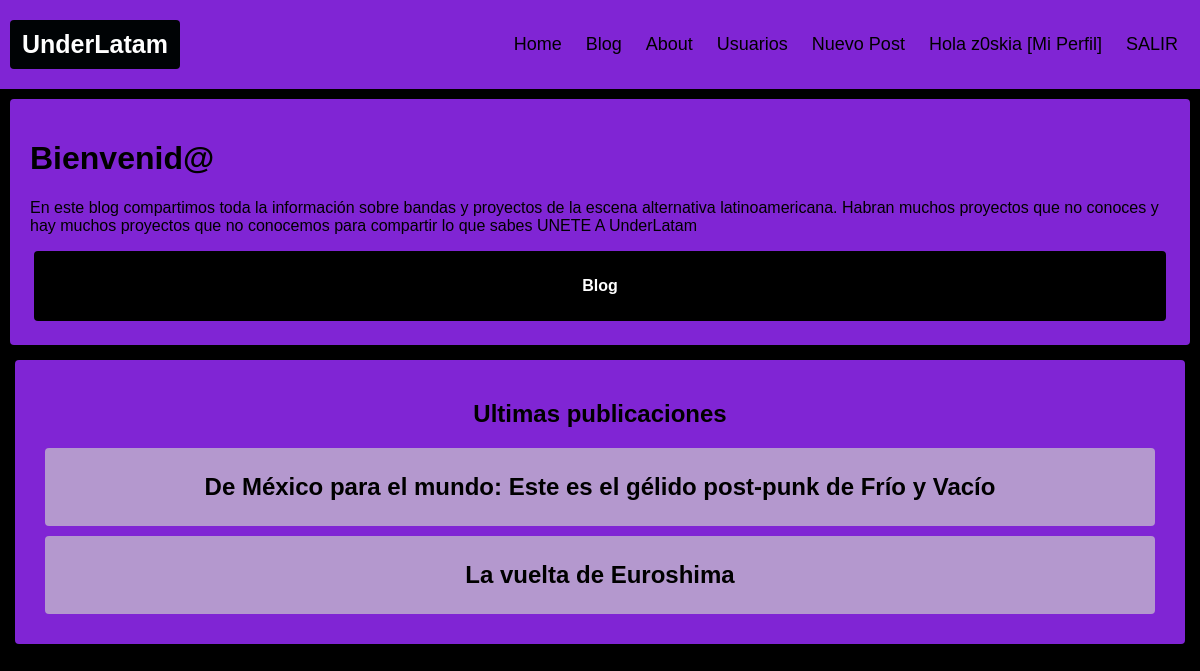
The app's page / (signed in) with its own data.
### blog/models.py (models this page shows, shortened)
class Post(models.Model):
    author = models.ForeignKey(settings.AUTH_USER_MODEL, on_delete=models.CASCADE)
    title = models.CharField(max_length=255)
    post_body = models.TextField()
    created_date = models.DateField(default=timezone.now)
    published_date = models.DateTimeField(blank=True, null=True)
    image_up = models.ImageField(upload_to='images/',)

### blog/views.py (the view)
# urls.py: path('', index, name='index'),
def index(request):
    posts = Post.objects.filter(published_date__lte=timezone.now()).order_by('-published_date')
    return render(request, 'blog/index.html', {'posts':posts})

### blog/templates/blog/index.html
{% extends 'blog/main.html' %}
{% load static %}
{% block changeContent %}
<div class="mainText">
<h1>Bienvenid@ </h1>
<p>
    En este blog compartimos toda la información sobre bandas y proyectos de la escena alternativa
    latinoamericana. Habran muchos proyectos que no conoces y hay muchos proyectos que no conocemos
    para compartir lo que sabes UNETE A UnderLatam
</p>
<div class="backButton"><a href=" {% url 'dash' %}"><h4>Blog</h4></a></div>
</div>
<div class="post">
    <div class="title">
        <h2>Ultimas publicaciones</h2>
    </div>
    {% for post in posts %}
    <div class="postElements">
        <h2><a href="{% url 'post_detail' pk=post.pk %}">{{ post.title }}</a></h2>
    </div>
    {% empty %}
    <h2>No hay publicaciones</h2>
    {% endfor %}
</div>
{% endblock %}

### blog/templates/blog/main.html (shortened to what this page needs)
<!DOCTYPE html>
<html lang="es">
<head>
    {% load static %}
    <link rel="stylesheet" href="{% static 'blog/css/styles.css' %}"/>
</head>
<body>
    <body>
        <div class="header">
          <a href="{% url 'index' %}" class="logo active">UnderLatam</a>
          <div class="header-right">
            <a href="{% url 'index' %}">Home</a>
            <a href="{% url 'dash' %}">Blog</a>
            <a href="{% url 'about' %}">About</a>
            {% if not request.user.is_authenticated %}
            <a href=" {% url 'login' %} ">Login</a>
            <a href=" {% url 'register' %} ">Registrate</a>
            {% else %}
            <a href=" {% url 'user_profiles' %}">Usuarios</a>
            <a href=" {% url 'new_post' %}">Nuevo Post</a>
            <a href=" {% url 'user_detail' user.id %} ">Hola {{user}} [Mi Perfil]</a>
            <a href="{% url 'logout' %}">SALIR</a>
            {% endif %}
          </div>
        </div>
    {% block changeContent %}
    {% endblock changeContent %}
</body>
</html>

### blog/static/blog/css/styles.css (style rules this page uses)
* { box-sizing: border-box; }
body { margin: 0; font-family: Arial, Helvetica, sans-serif; background-color: black; }
.header { overflow: hidden; background-color: #8025d4; padding: 20px 10px; }
.header a { float: left; color: black; text-align: center; padding: 12px; text-decoration: none; font-size: 18px; line-height: 25px; border-radius: 4px; }
.header a.logo { font-size: 25px; font-weight: bold; }
.header a.active { background-color: rgb(0, 3, 5); color: white; }
.header-right { float: right; }
.mainText { background-color: #8025d4; border-radius: 4px; padding: 20px; margin: 10px; }
.post { background-color: #8025d4; border-radius: 4px; padding: 20px; margin: 15px; }
.postElements { background-color: #b498ce; padding: 5px; margin: 10px; border-radius: 4px; font-family: Arial, Helvetica, sans-serif; text-align: center; }
a { text-decoration: none; color: black; }
.backButton { background-color: black; padding: 5px; margin: 4px; border-radius: 4px; }
.backButton a { color: white; text-align: center; }
.title { text-align: center; }

### records on screen
Post: title "De México para el mundo: Este es el gélido post-punk de Frío y Vacío"
Post: title "La vuelta de Euroshima"

### other values on screen
{{ user }} "z0skia"
